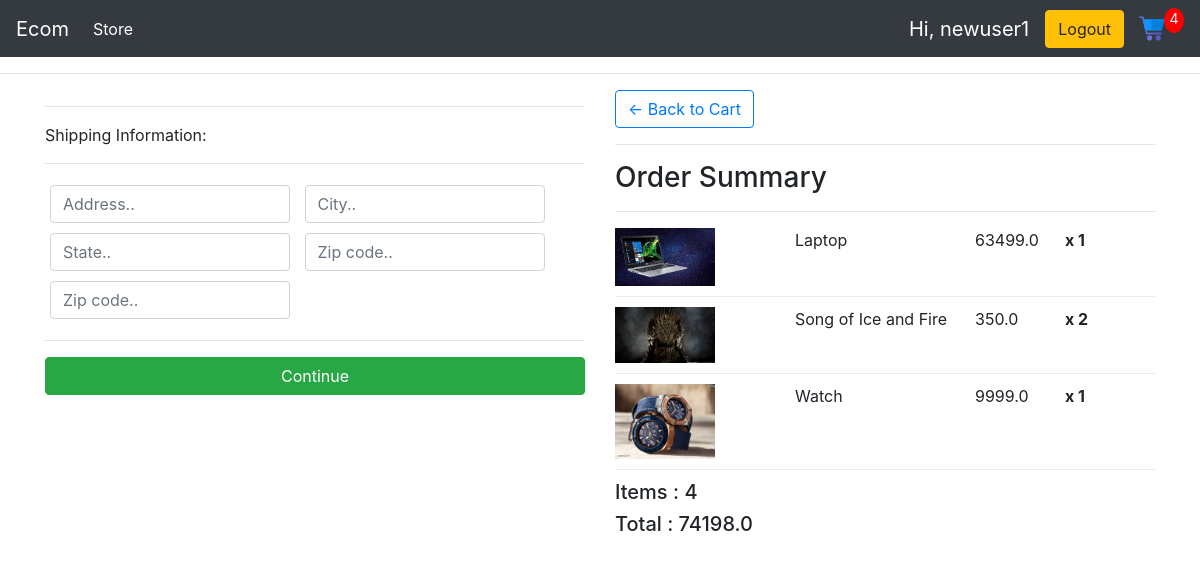
Page /checkout/ (signed in) on the committed database.
### store/models.py (models this page shows, shortened)
class OrderItem(models.Model):
    product=models.ForeignKey(Product,on_delete=models.SET_NULL,null=True,blank=True)
    order=models.ForeignKey(Order,on_delete=models.SET_NULL,null=True,blank=True)
    quantity=models.IntegerField(default=0,null=True,blank=True)
    date_added=models.DateTimeField(auto_now_add=True)
    @property
    def get_total(self):
        total=self.product.price * self.quantity
        return total

class Product(models.Model):
    name = models.CharField(max_length=100,null=True)
    price= models.FloatField()
    digital=models.BooleanField(default=False,null=True,blank=True)
    image=models.ImageField(null=True,blank=True)
    @property
    def imageURL(self):
        try:
            url=self.image.url
        except:
            url=''
        return url

class Order(models.Model):
    customer=models.ForeignKey(Customer,on_delete=models.SET_NULL,null=True,blank=True)
    date_ordered=models.DateTimeField(auto_now_add=True)
    complete=models.BooleanField()
    transaction_id=models.CharField(max_length=200,null=True)
    @property
    def shipping(self):
        shipping = False
        orderitems=self.orderitem_set.all()
        for i in orderitems:
            if i.product.digital ==False:
                shipping = True
        return shipping
    @property
    def get_cart_total(self):
        orderitems=self.orderitem_set.all()
        total=sum([item.get_total for item in orderitems])
        return total
    @property
    def get_cart_items(self):
        orderitems=self.orderitem_set.all()
        total=sum([item.quantity for item in orderitems])
        return total

### store/views.py (the view)
# urls.py: path('checkout/',views.checkout,name="checkout"),
def checkout(request):
    data=cartData(request)
    cartItems=data['cartItems']
    order=data['order']
    items=data['items']
    context={'items':items,'order':order,'cartItems':cartItems}
    return render(request, 'store/checkout.html', context)

### store/utils.py (called while the page is built)
def cartData(request):
    if request.user.is_authenticated:
        customer = request.user.customer
        order, created = Order.objects.get_or_create(customer=customer,complete=False)
        items=order.orderitem_set.all()
        cartItems = order.get_cart_items
    else:
        coockiData=cookieCart(request)
        cartItems=coockiData['cartItems']
        order=coockiData['order']
        items=coockiData['items']
    return {'cartItems':cartItems,'order':order,'items':items}

### store/templates/store/checkout.html (shortened to what this page needs)
{% extends 'store/main.html' %}
{% load static %}
{% block content %}
     <div class="row">
		<div class="col-lg-6">
			<div class="box-element" id="form-wrapper">
				<form id="form">
					<div id="shipping-info">
						<hr>
						<p>Shipping Information:</p>
						<hr>
						<div class="form-field">
							<input class="form-control" type="text" name="address" placeholder="Address..">
						</div>
						<div class="form-field">
							<input class="form-control" type="text" name="city" placeholder="City..">
						</div>
						<div class="form-field">
							<input class="form-control" type="text" name="state" placeholder="State..">
						</div>
						<div class="form-field">
							<input class="form-control" type="text" name="zipcode" placeholder="Zip code..">
						</div>
						<div class="form-field">
							<input class="form-control" type="text" name="country" placeholder="Zip code..">
						</div>
					</div>
					<hr>
					<input id="form-button" class="btn btn-success btn-block" type="submit" value="Continue">
				</form>
			</div>
        </div>
        <br>
		<div class="col-lg-6">
			<div class="box-element">
                <a class="btn btn-outline-primary" href="{% url 'cart' %}">&#8592;  Back to Cart  </a>
                <hr>
                <h3>Order Summary</h3>
                <hr>
		{% for item in items %}
        <div class="cart-row">
            <div style="flex: 2;"><img class="row-image" src="{{ item.product.imageURL }}"></div>
            <div style="flex: 2;">{{item.product.name}}</div>
            <div style="flex: 1;">{{item.product.price}}</div>
            <div style="flex: 1;"><p class="quantity">x {{item.quantity}}</p></div>
		</div>
		{% endfor %}
                <h5>Items : {{order.get_cart_items}}</h5>
                <h5>Total : {{order.get_cart_total}}</h5>
		</div>
	</div>
{% endblock content %}

### store/templates/store/main.html (shortened to what this page needs)
{% load static %}
<html lang="en">
<head>
    <link rel="stylesheet" href="https://stackpath.bootstrapcdn.com/bootstrap/4.5.2/css/bootstrap.min.css">
    <link rel="stylesheet" type="text/css" href="{% static 'css/main.css' %}">
 </head>
<body>
    <nav class="navbar navbar-expand-lg navbar-dark bg-dark">
        <a class="navbar-brand" href="{% url 'store' %}">Ecom</a>
        <div class="collapse navbar-collapse" id="navbarSupportedContent">
          <ul class="navbar-nav mr-auto">
            <li class="nav-item active">
              <a class="nav-link" href="{% url 'store' %}">Store <span class="sr-only">(current)</span></a>
            </li>
          </ul>
          <div class="form-inline my-2 my-lg-0">
          {% if user.is_authenticated %}
          <a class="navbar-brand" >Hi, {{user.username}}</a>
          <a href="{% url 'UserLogout' %}" class="btn btn-warning" >Logout</a>
          <a href="{% url 'cart' %}">
              <img id='cart-icon' src="{% static 'images/cart.svg' %}">
          </a>
              <p id='cart-total'>{{cartItems}}</p>
          {% endif %}
          </div>
        </div>
      </nav>
<hr>
<div class="container">
{% block content %}
{% endblock content %}
</div>
</body>
</html>

### static/css/main.css (style rules this page uses)
#cart-icon { width:25px; display: inline-block; margin-left: 15px; }
#cart-total { display: block; text-align: center; color:#fff; background-color: red; width: 20px; height: 25px; border-radius: 50%; font-size: 14px; }
.cart-row { display: flex; align-items: stretch; padding-bottom: 10px; margin-bottom: 10px; border-bottom: 1px solid #ececec; }
.row-image { width: 100px; }
.quantity { display: inline-block; font-weight: 700; padding-right:10px; }
.form-field { width:250px; display: inline-block; padding: 5px; }

### rows in the picture
OrderItem: product.imageURL (picture), product.name "Laptop", product.price "63499.0", quantity "1"
OrderItem: product.imageURL (picture), product.name "Song of Ice and Fire", product.price "350.0", quantity "2"
OrderItem: product.imageURL (picture), product.name "Watch", product.price "9999.0", quantity "1"
Order: get_cart_items "4", get_cart_total "74198.0"

### other values in the picture
{{ user.username }} "newuser1"
{{ cartItems }} "4"
